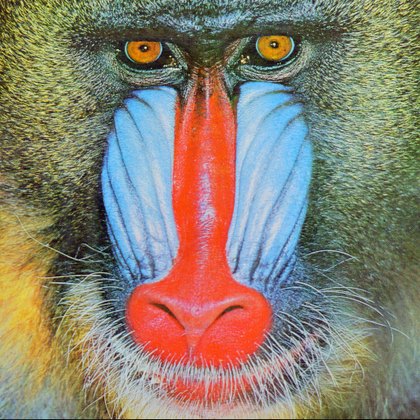
%> input picture baboon.tiff, 420 x 420 px, shrunk from 512 x 512 before the run
$ octave demo_baboon.m   (GNU Octave 9; MATLAB toolbox functions it lacks are replaced by stand-ins)
%> lines starting %> are read from the running program, lines starting %| are printed output that depends on the picture
### gen_chaos_init.m
function [x1, x2, x3, x4]=gen_chaos_init(I, c1, c2, c3, c4)
if size(I, 3) == 1
    [M, N] = size(I);
    I = reshape(I, [M * N, 1]);
else
    [M, N, C] = size(I);
    I = reshape(I, [M * N * C, 1]);
end

% generate sha256 result
sha256hasher = System.Security.Cryptography.SHA256Managed;
K = double(sha256hasher.ComputeHash(I));

xor_value = K(1);
for i = 2:8
    xor_value = bitxor(xor_value, K(i));
end
h1 = c1 + xor_value / 256;

xor_value = K(9);
for i = 10:16
    xor_value = bitxor(xor_value, K(i));
end
h2 = c2 + xor_value / 256;

xor_value = K(17);
for i = 18:24
    xor_value = bitxor(xor_value, K(i));
end
h3 = c3 + xor_value / 256;

xor_value = K(25);
for i = 26:32
    xor_value = bitxor(xor_value, K(i));
end
h4 = c4 + xor_value / 256;

x1 = mod((h1 + h2 + h3) * 1e8, 256) / 255;
x2 = mod((h2 + h3 + h4) * 1e8, 256) / 255;
x3 = mod((h1 + h2 + h3 + h4) * 1e8, 256) / 255;
x4 = mod(mean(h1 + h2 + h3 + h4) * 1e8, 256) / 255;
end

### getSeq.m
function [y, K] = getSeq(I, c1, c2, c3, c4)
    [x1, x2, x3, x4] = gen_chaos_init(I, c1, c2, c3, c4);
    chaoslen = 320000 * size(I, 3);
    [y, K]=generateChaoticSequence(@lu4,chaoslen,500,[x1 x2 x3 x4],0.001);
end

### demo_baboon.m
clear all;

I = imread('baboon.tiff');
%> I is the input picture: size 420x420x3 uint8; mean R, G, B 137.4, 128.9, 113.1
if exist('./baboon') == 0
    mkdir('./baboon');
end

imwrite(I, './baboon/baboon.tiff');

imwrite(I(:, :, 1), './baboon/baboon_r.tiff');
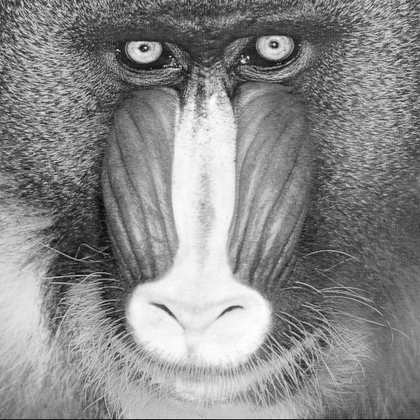
%> saved as baboon_r.tiff: size 420x420 uint8; min 1, max 255, mean 137.4
imwrite(I(:, :, 2), './baboon/baboon_g.tiff');
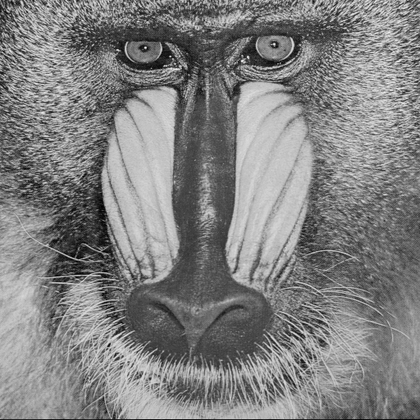
%> saved as baboon_g.tiff: size 420x420 uint8; min 0, max 255, mean 128.9
imwrite(I(:, :, 3), './baboon/baboon_b.tiff');
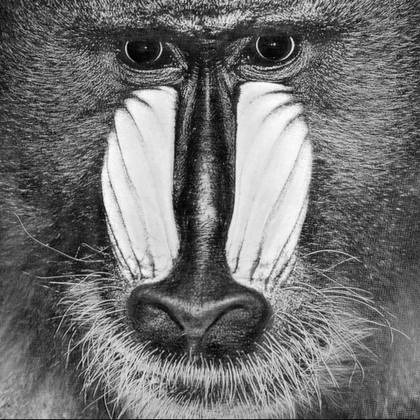
%> saved as baboon_b.tiff: size 420x420 uint8; min 0, max 254, mean 113.1

b1 = 1;
b2 = 1;
b3 = 2;
b4 = 2;
[y, K] = getSeq(I, b1, b2, b3, b4);
%> the run ends on the next line
